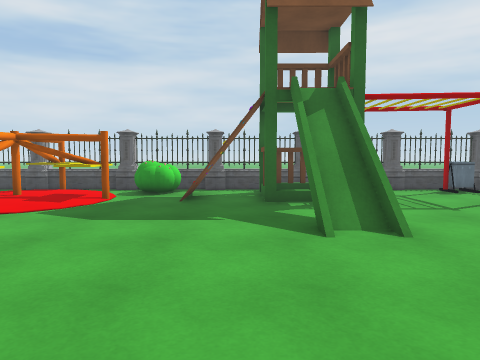
[1] (above)

15 first-person views from a walk through a Unity game level. The camera is 1.3 m above the floor, tilts 4° down and sees 70° across. The floor is counted in squares, 1 m on a side. Each view is taken from the middle of a square. On the plan, view 1 faces up. The plan holds only what a view shows up to about 15 squares ahead; the rest is blank. The place goes on beyond the plan. Some surface patterns are stand-ins.

[2]
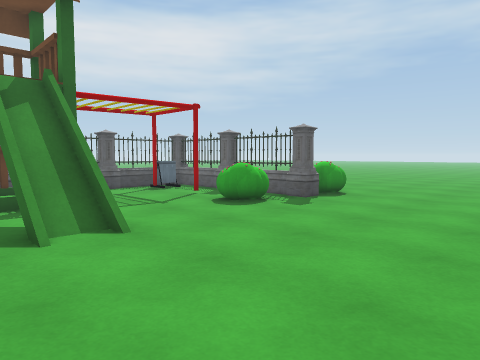

[3]
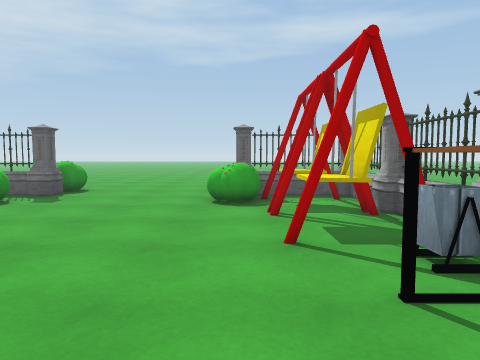

[4]
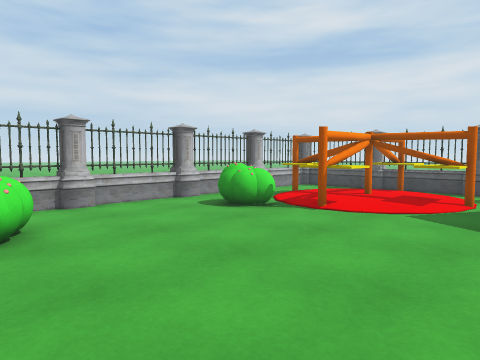

[5]
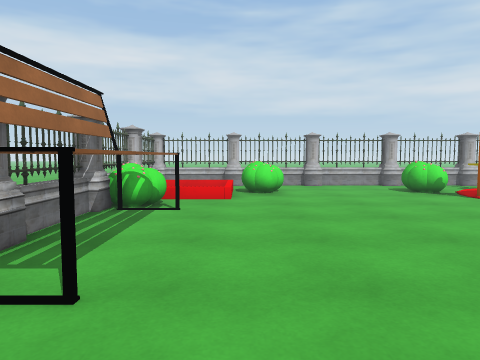

[6]
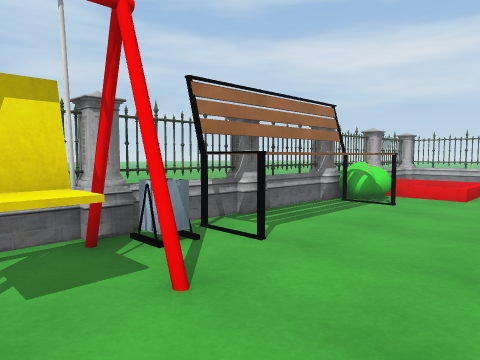

[7]
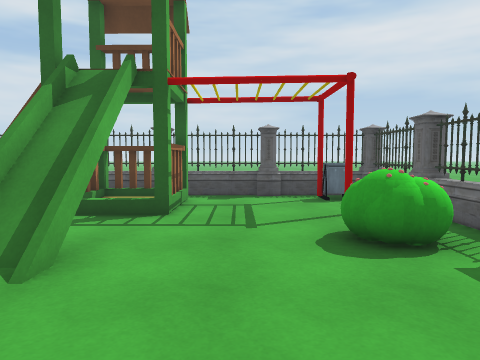

[8]
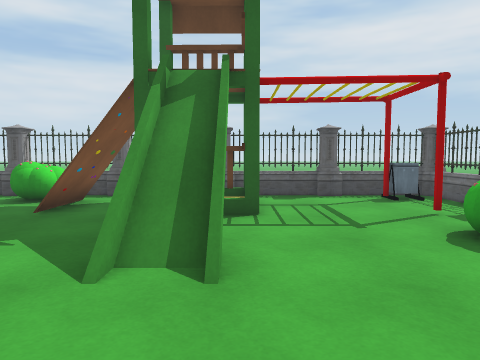

[9]
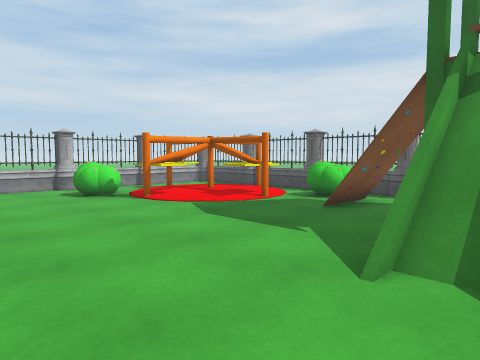

[10]
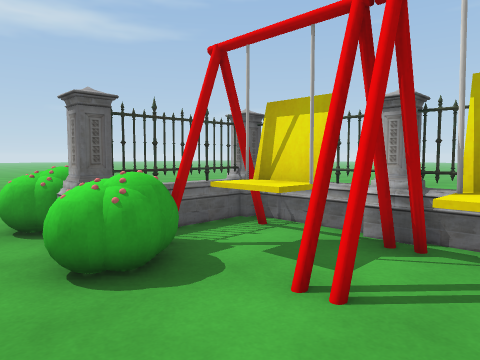

[11]
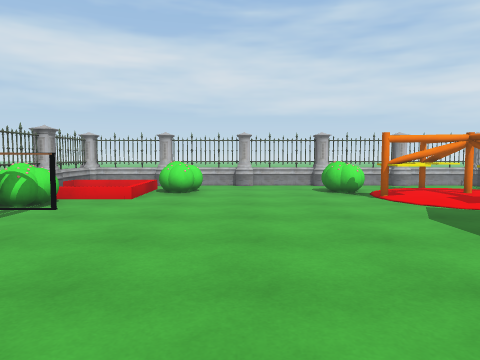

[12]
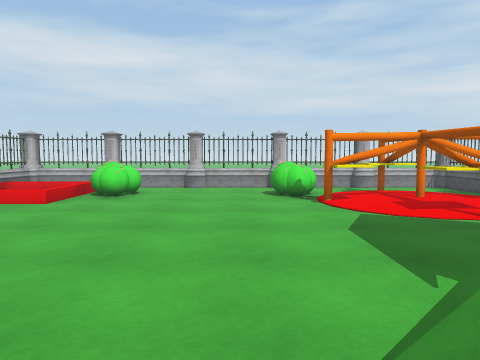

[13]
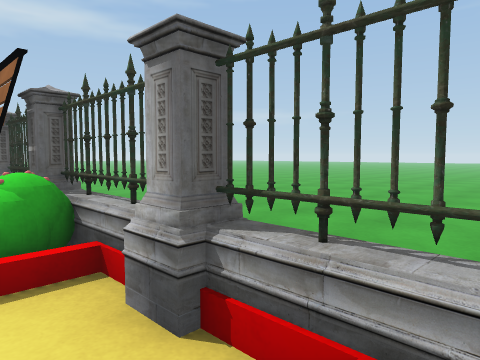

[14]
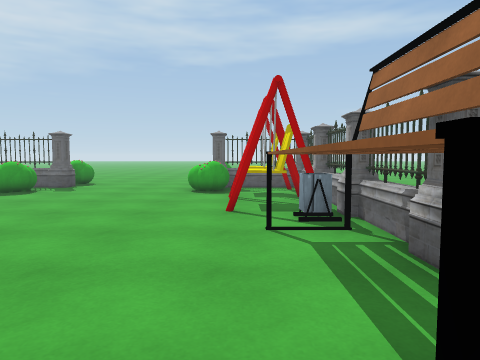

[15]
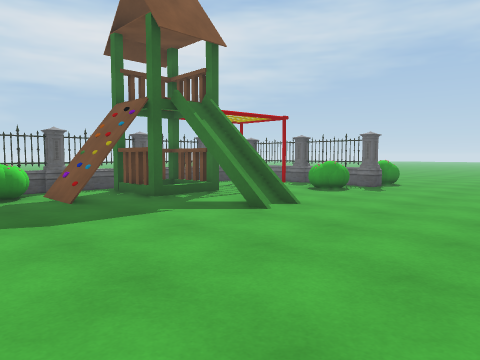

### Floor plan
Key: @ floor where view 1 was taken; # wall or solid block; x gap in a wall; . main floor; : floor 0.25 m higher than the main floor; / step, stairs or slope; = window, fence, low wall or low ledge; ^ raised ledge; F fence; O other object.
Columns run from 11 left of view 1 to 12 right of it. Each row starts with its distance up from view 1.
 14 F##F#=####F=#####F==FF
 13 #==FO##FO#F==FF==F=##F
 12 =...:^.OOO#####...OO#=
 11 =.^:OO^...###.x.....==
 10 F.OOOO#O..###/#...O.FF
  9 #.^:OO^.............#=
  8 #...^^.......#....OO#=
  7 F.OOO........O/...OO#FO
  6 #.OO.........//.....FFO.
  5 =.......................
  4 #.......................
  3 F.......................
  2 #.......................
  1 #.OO...............O..O.
  0 F.OO.......@......OOFFOO
 -1 #    .........OO.OOO##O
 -2 #.   OO^^^^^^OOOOOOO#=
 -3 #  F OF^^^F^^OF.OF.O##
 -4 F##F###F##F#=#F##F##FF
 -5
 -6
 -7   .....    ....
 -8   ......   .....
 -9   .......    ...
-10   .......
-11
-12    .........
-13    .........
-14    ........
-15    .......
-16     .....
-17     ....
-18     ...

Positions as (right, up) in squares from view 1, and headings:
1: (0, 0), facing up
2: (0, 0), facing up-right
3: (-2, 0), facing right
4: (-2, 0), facing up-left
5: (4, 0), facing left
6: (5, 2), facing down-left
7: (5, 2), facing up
8: (3, 2), facing up
9: (3, 2), facing up-left
10: (4, 2), facing down-right
11: (4, 3), facing left
12: (3, 5), facing left
13: (-10, -2), facing down-right
14: (-5, -1), facing right
15: (-5, 0), facing up-right
